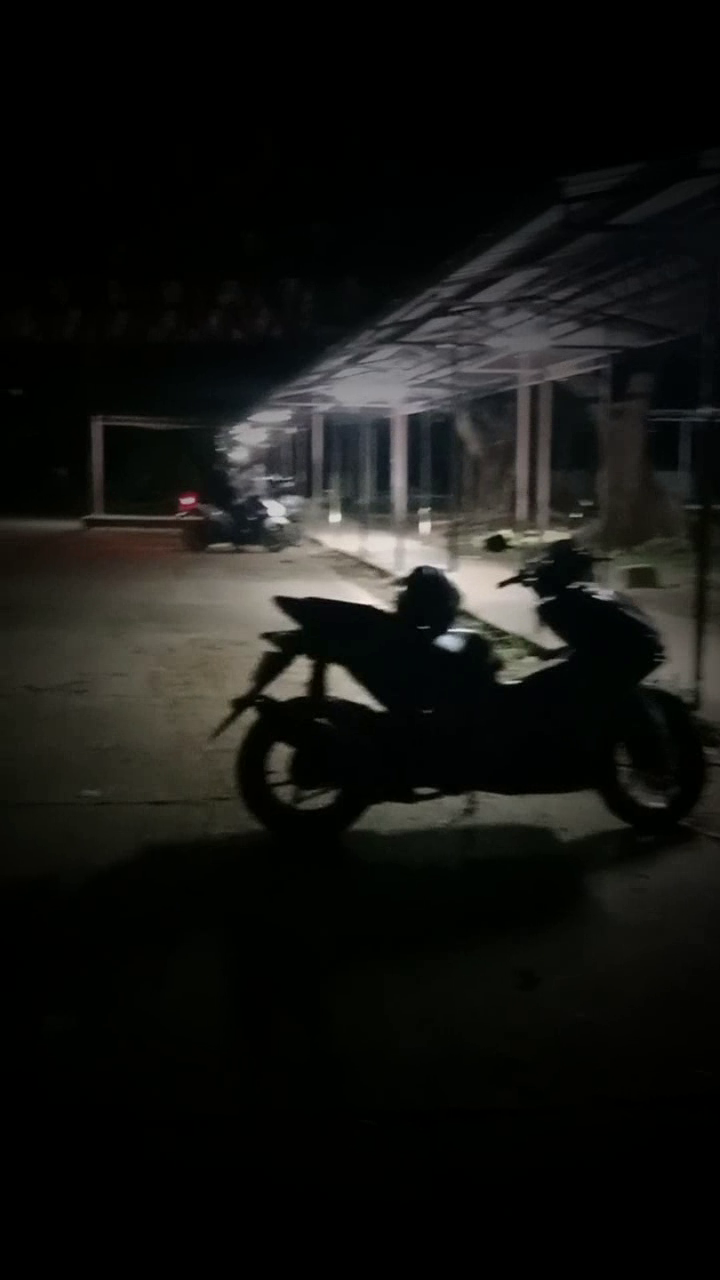
#> input picture frame 31 of KenCinco-FinalExer5/transformed_video_exer5_vignette_pulsating.mp4, 720 x 1280 px, given in place of my_test_video.mp4, which was not available
$ python KenCinco_Exer5.py
#> lines starting #> are read from the running program, lines starting #| are printed output that depends on the picture; pictures that were not available may be replaced by others from this repository, and a replacement may not be noted
import cv2
import numpy as np
import math

def create_vignette_mask(width, height, sigma=0.4, pulsating=False):
    center_x, center_y = width // 2, height // 2
    Y, X = np.ogrid[:height, :width]
    dist_squared = ((X - center_x) ** 2 + (Y - center_y) ** 2)
    max_dist_squared = (max(center_x, center_y) ** 2)
    normalized_dist_squared = dist_squared / max_dist_squared

    if not pulsating:
        mask = np.exp(-normalized_dist_squared / (2 * (sigma ** 2)))
    else:
        mask = normalized_dist_squared

    mask = np.clip(mask, 0.0, 1.0)

    return mask

def apply_vignette(frame, mask):
    frame_float = frame.astype(np.float32) / 255.0
    frame_vignetted = frame_float * mask
    frame_vignetted = np.clip(frame_vignetted * 255.0, 0, 255).astype(np.uint8)
    return frame_vignetted

def process_video_vignette(input_path, output_path, sigma=0.4, pulsating=False):
#> called with input_path = 'my_test_video.mp4', sigma = 0.4, pulsating = False
    cap = cv2.VideoCapture(input_path)
    if not cap.isOpened():
        print(f"Error: Could not open video {input_path}")
        return

    fps = cap.get(cv2.CAP_PROP_FPS)
    width = int(cap.get(cv2.CAP_PROP_FRAME_WIDTH))
    height = int(cap.get(cv2.CAP_PROP_FRAME_HEIGHT))
    total_frames = int(cap.get(cv2.CAP_PROP_FRAME_COUNT))

    ret, first_frame = cap.read()
#> first_frame is the input picture: shape (1280, 720, 3); mean B, G, R 18.7, 21.1, 20.7
    if not ret:
        print("Error: Could not read first frame")
        return

    is_color = len(first_frame.shape) == 3 and first_frame.shape[2] == 3
#> is_color = True
    cap.set(cv2.CAP_PROP_POS_FRAMES, 0)

    fourcc = cv2.VideoWriter_fourcc(*'mp4v')
    out = cv2.VideoWriter(output_path, fourcc, fps, (width, height), isColor=is_color)

    base_mask = create_vignette_mask(width, height, sigma, pulsating)

    if is_color and len(base_mask.shape) == 2:
        base_mask = np.expand_dims(base_mask, axis=2)
        base_mask = np.repeat(base_mask, 3, axis=2)

    frame_idx = 0
    while cap.isOpened():
        ret, frame = cap.read()
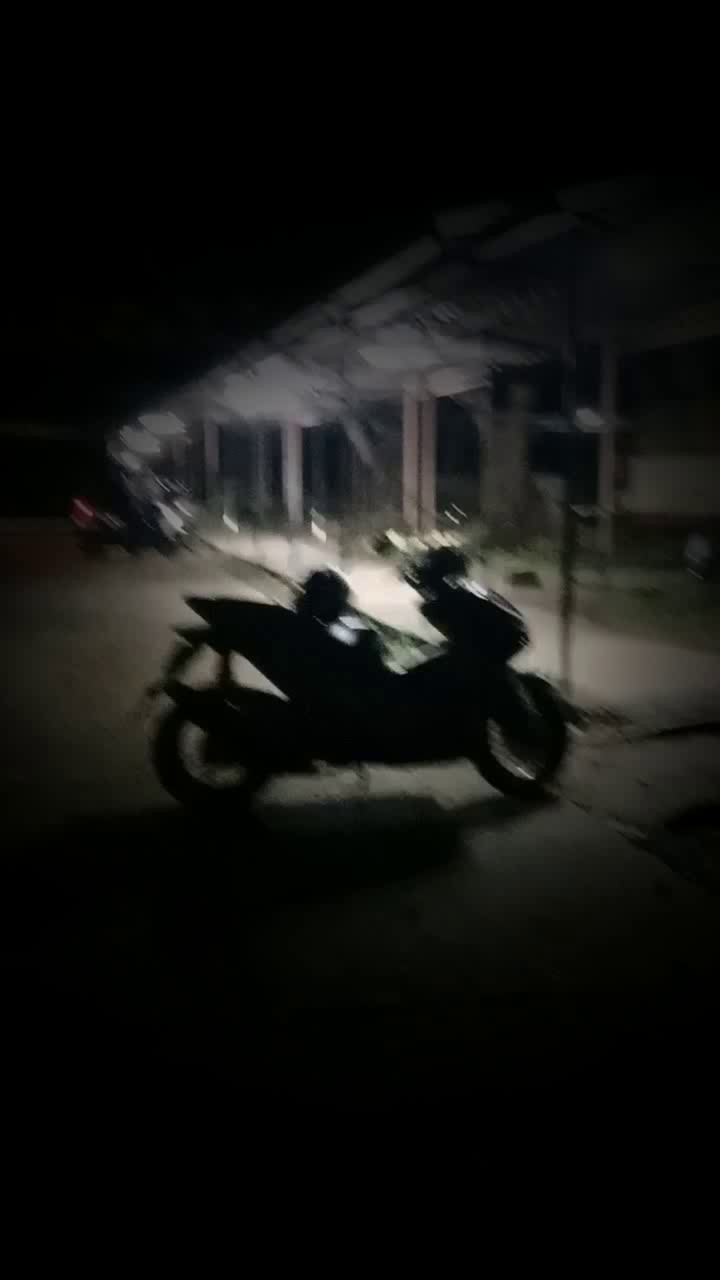
#> input picture frame 0 of KenCinco-FinalExer5/transformed_video_exer5_vignette_pulsating.mp4, 720 x 1280 px, given in place of my_test_video.mp4, which was not available
#> frame is the input picture: shape (1280, 720, 3); mean B, G, R 16.9, 18.8, 18.4
        if not ret:
            break

        if pulsating:
            progress = frame_idx / total_frames
            cycle_position = math.sin(2 * math.pi * progress * 2) * 0.2 + 0.8
            current_sigma = sigma * cycle_position
            current_mask = np.exp(-base_mask / (2 * (current_sigma ** 2)))
            current_mask = np.clip(current_mask, 0.0, 1.0)

            if is_color and len(current_mask.shape) == 2:
                current_mask = np.expand_dims(current_mask, axis=2)
                current_mask = np.repeat(current_mask, 3, axis=2)

            frame_with_vignette = apply_vignette(frame, current_mask)
        else:
            frame_with_vignette = apply_vignette(frame, base_mask)
#> in apply_vignette, `frame_vignetted = frame_float * mask`:
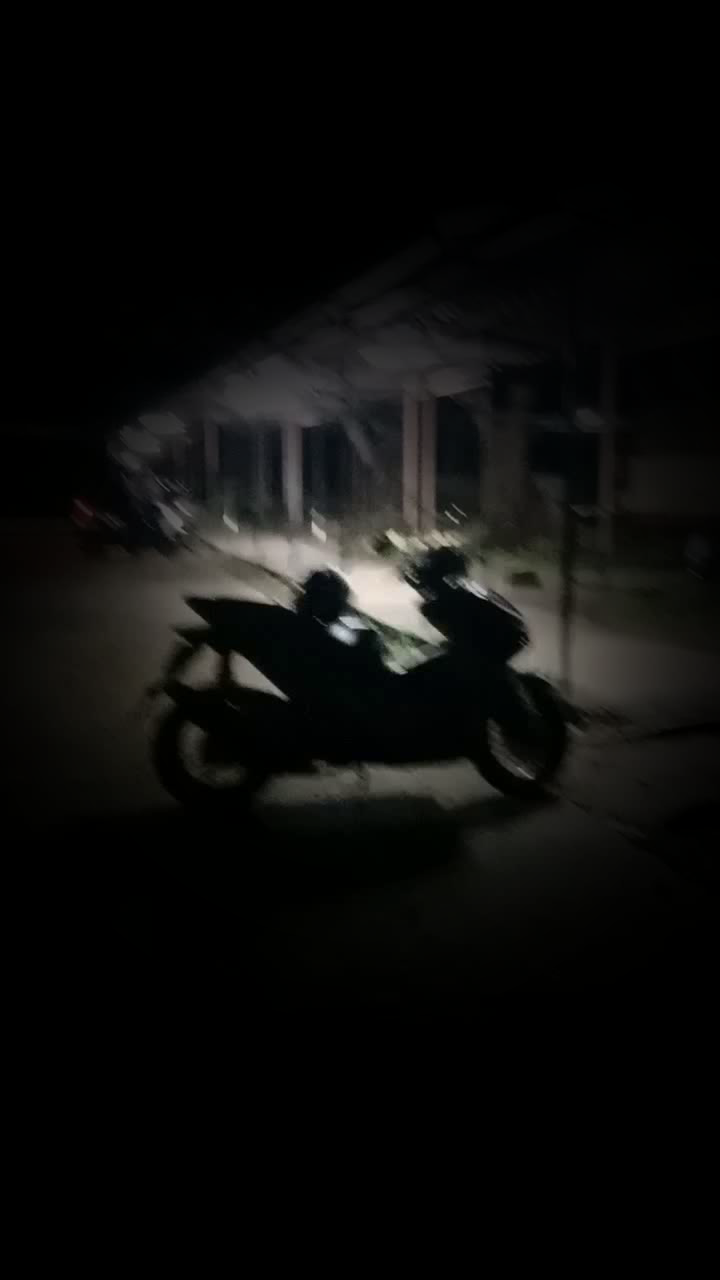
#> frame_vignetted: shape (1280, 720, 3) float64; mean B, G, R 0.0448, 0.0493, 0.0486

        out.write(frame_with_vignette)

        frame_idx += 1
        if frame_idx % 30 == 0:
            print(f"Processing: {frame_idx}/{total_frames} frames ({frame_idx/total_frames*100:.1f}%)")

    cap.release()
    out.release()
    print(f"Finished processing vignette effect. Output saved to: {output_path}")

input_path = 'my_test_video.mp4'

process_video_vignette(
    input_path,
    'KenCinco-FinalExer5/transformed_video_exer5_vignette_static.mp4',
    sigma=0.4,
    pulsating=False
)

process_video_vignette(
    input_path,
    'KenCinco-FinalExer5/transformed_video_exer5_vignette_pulsating.mp4',
    sigma=0.4,
    pulsating=True
)

$ run again, starting later in the video
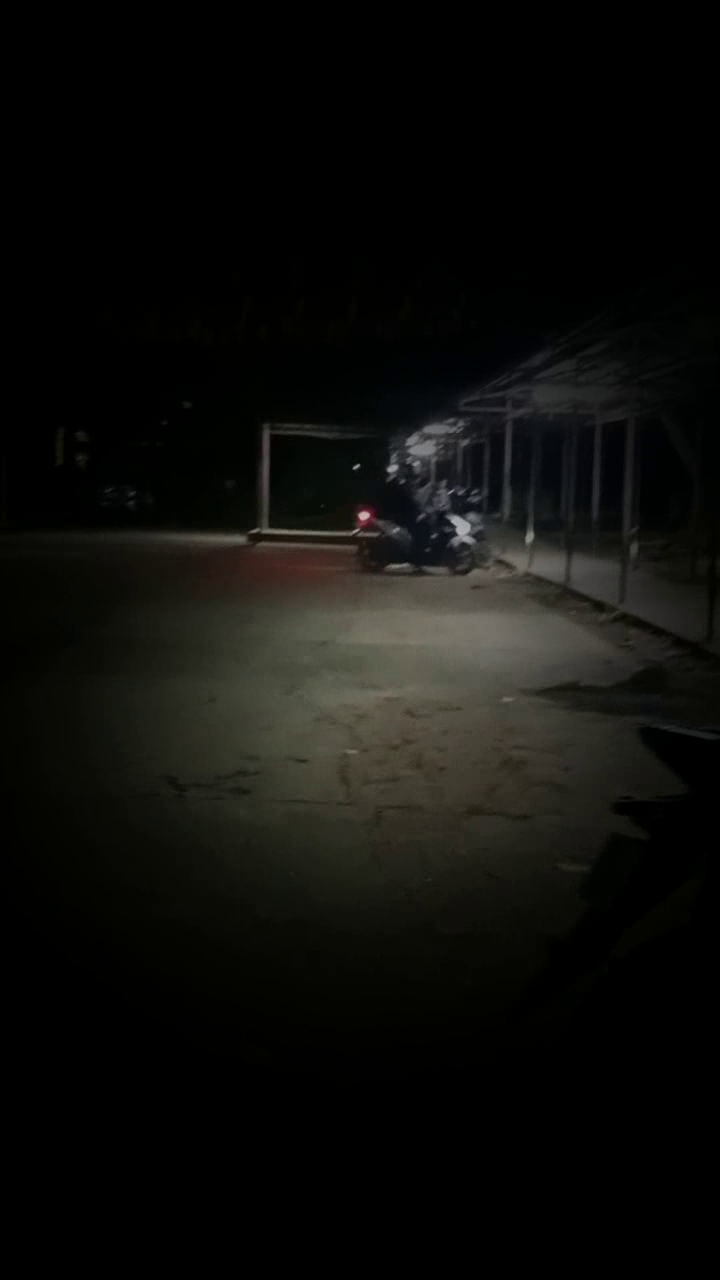
#> input picture frame 140 of KenCinco-FinalExer5/transformed_video_exer5_vignette_pulsating.mp4, 720 x 1280 px, given in place of my_test_video.mp4, which was not available
#> in process_video_vignette, first_frame is the input picture: shape (1280, 720, 3); mean B, G, R 11.2, 13.4, 13.6
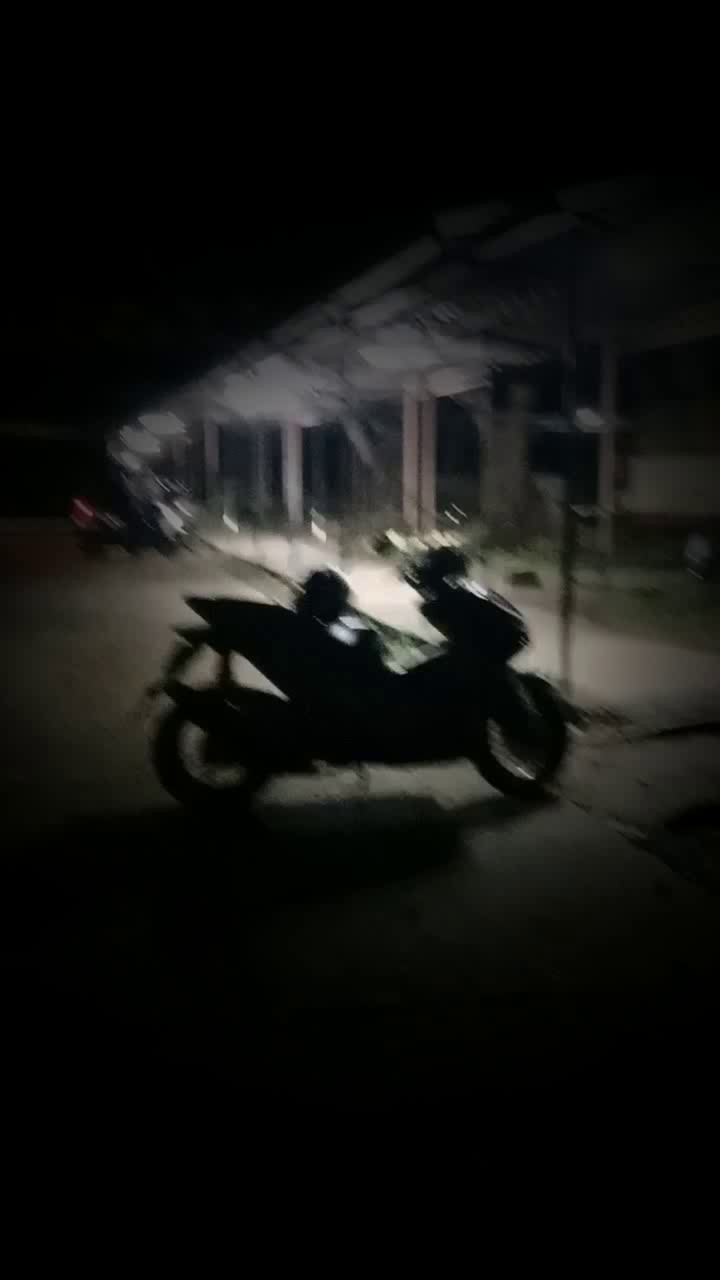
#> input picture frame 0 of KenCinco-FinalExer5/transformed_video_exer5_vignette_pulsating.mp4, 720 x 1280 px, given in place of my_test_video.mp4, which was not available
#> in process_video_vignette, frame is the input picture: shape (1280, 720, 3); mean B, G, R 16.9, 18.8, 18.4

$ run again, starting later in the video
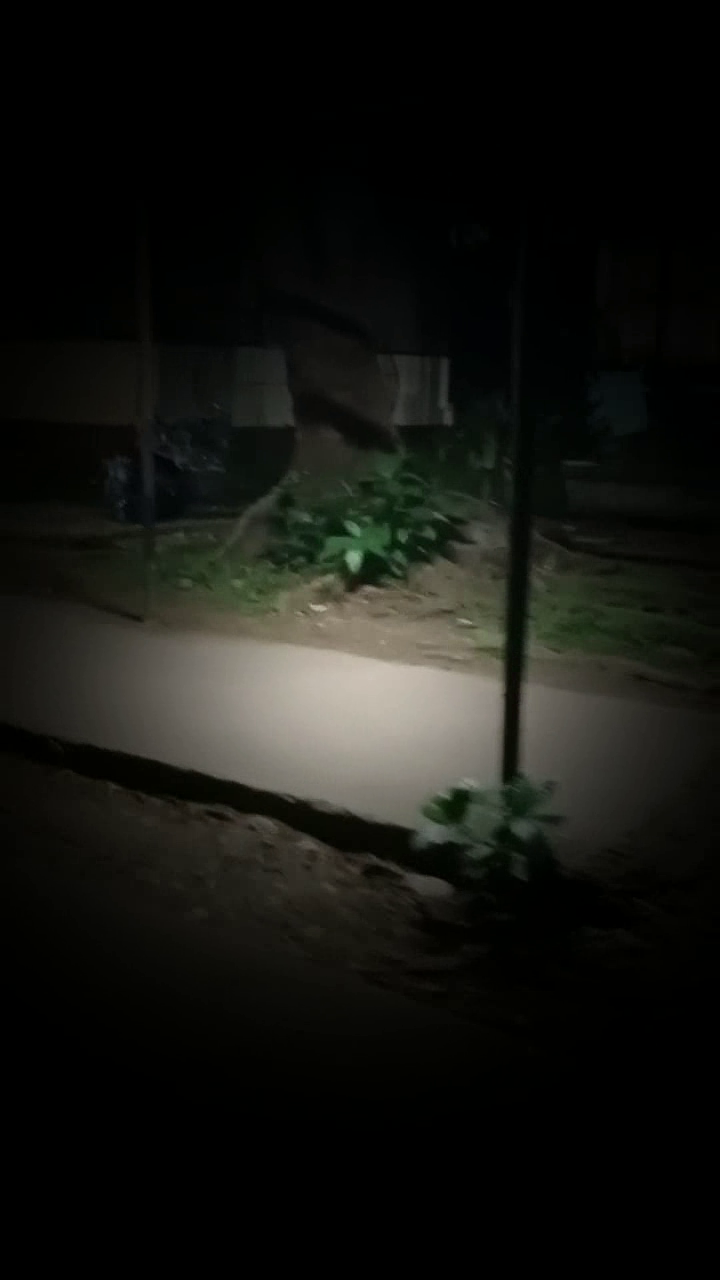
#> input picture frame 249 of KenCinco-FinalExer5/transformed_video_exer5_vignette_pulsating.mp4, 720 x 1280 px, given in place of my_test_video.mp4, which was not available
#> in process_video_vignette, first_frame is the input picture: shape (1280, 720, 3); mean B, G, R 17.3, 21.1, 20.5
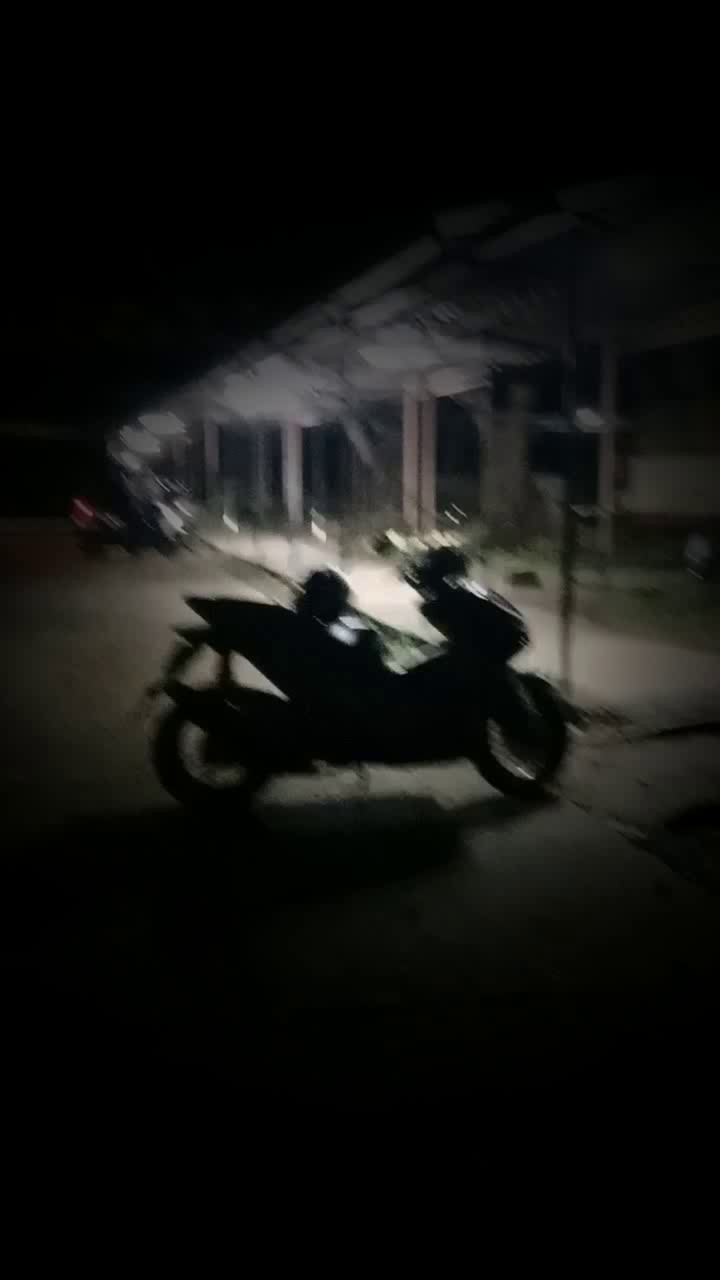
#> input picture frame 0 of KenCinco-FinalExer5/transformed_video_exer5_vignette_pulsating.mp4, 720 x 1280 px, given in place of my_test_video.mp4, which was not available
#> in process_video_vignette, frame is the input picture: shape (1280, 720, 3); mean B, G, R 16.9, 18.8, 18.4
